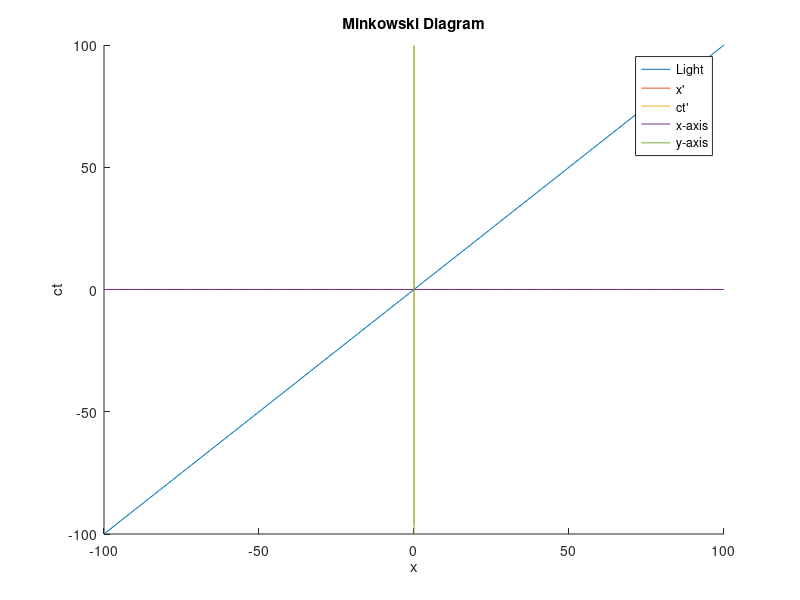

Reproduce this figure in MATLAB.
clear all
v = input('Please input the relative velocity of the moving reference frame: ');
x=linspace(-100,100);
beta = (v/(3e8));
if v<0
    light=-x;
else
    light=x;
end
x_p=beta * x;
hold on
ct = 1/beta * x;
plot(x,light,x,x_p,x,ct,linspace(-100,100), zeros(100,1),zeros(100,1), linspace(-100,100));
legend('Light','x''','ct''','x-axis','y-axis');
xlim([-100 100]);
ylim([-100 100]);
title('Minkowski Diagram');
xlabel('x');
ylabel('ct');
hold off